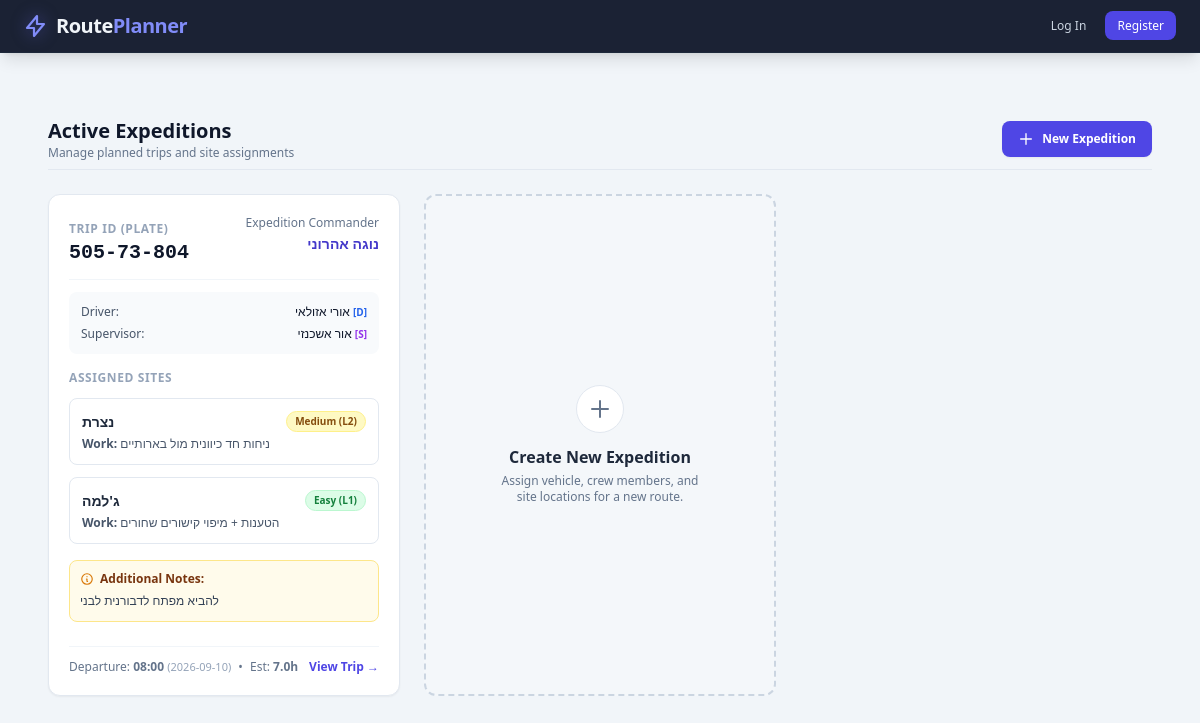
Page /trips/ on the earlier database version.
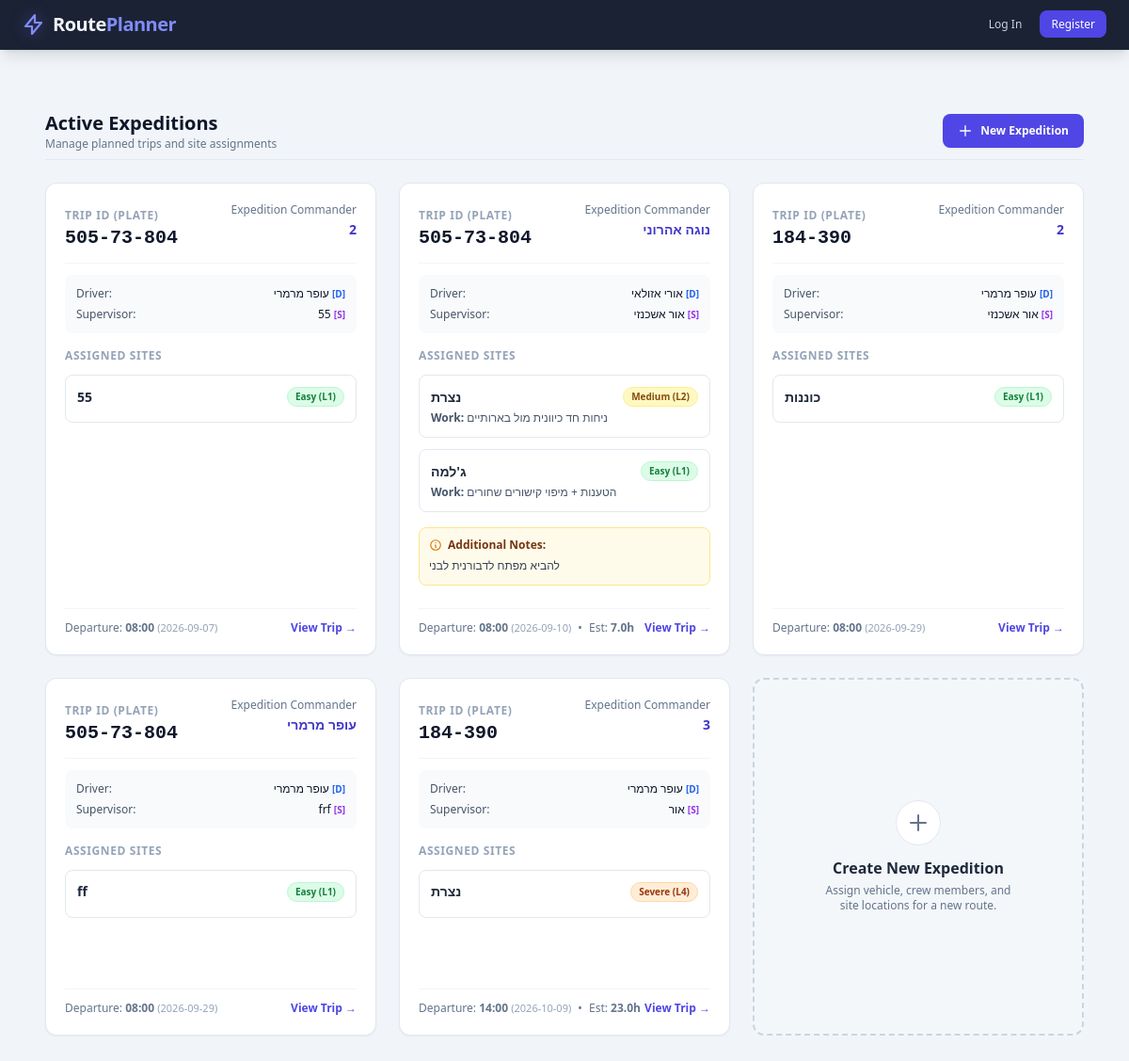
Same page on the later database version.
### app/models.py (models this page shows, shortened)
class Trip(db.Model):
    __tablename__ = 'trips'
    is_draft = db.Column(db.Boolean, default=False, nullable=False)
    user_id = db.Column(db.String(50), db.ForeignKey('users.id'), nullable=False)
    id = db.Column(db.Integer, primary_key=True, autoincrement=True)
    car_license_plate = db.Column(db.String(20), db.ForeignKey('cars.license_plate'), nullable=False)
    commander = db.Column(db.String(100), nullable=False)
    driver = db.Column(db.String(100), nullable=False)
    supervisor = db.Column(db.String(100), nullable=False)
    passengers = db.Column(db.Text, nullable=True)
    departure_date = db.Column(db.Date, nullable=False, default=date.today)
    departure_time = db.Column(db.String(10), nullable=False)
    est_duration = db.Column(db.Float, nullable=True)
    notes = db.Column(db.Text, nullable=True)
    created_at = db.Column(db.DateTime, default=datetime.utcnow, nullable=False)
    car = db.relationship('Car', backref=db.backref('trips', lazy=True))
    assigned_sites = db.relationship('TripSite', backref='trip', cascade="all, delete-orphan")

class TripSite(db.Model):
    __tablename__ = 'trip_sites'
    id = db.Column(db.Integer, primary_key=True, autoincrement=True)
    trip_id = db.Column(db.Integer, db.ForeignKey('trips.id'), nullable=False)
    site_name = db.Column(db.String(150), nullable=False)
    difficulty = db.Column(db.String(50), nullable=True)
    work_description = db.Column(db.Text, nullable=True)

### app/routes/trips.py (the view)
@trips_bp.route('/', methods=['GET'])
def list_trips():
    if current_user.is_authenticated:
        rides = Trip.query.filter(
            or_(
                Trip.is_draft == False,
                and_(Trip.is_draft == True, Trip.user_id == current_user.id)
            )
        ).order_by(Trip.departure_date.asc(), Trip.departure_time.asc()).all()
    else:
        rides = Trip.query.filter(Trip.is_draft == False).order_by(
            Trip.departure_date.asc(), Trip.departure_time.asc()
        ).all()
    return render_template('trips.html', rides=rides)

### app/templates/trips.HTML (shortened to what this page needs)
{% extends 'base.html' %}
{% block content %}
<div id="expedition-app" class="max-w-7xl mx-auto p-4 sm:p-6">
    <div id="page-list" class="space-y-6">
        <div class="flex justify-between items-center pb-2 border-b border-slate-200">
            <div>
                <h2 class="text-xl font-bold text-slate-900" data-en="Active Rides" data-he="נסיעות פעילות">Active Expeditions</h2>
                <p class="text-xs text-slate-500" data-en="Manage planned trips and site assignments" data-he="ניהול נסיעות ומשימות אבטחה/אתרים">Manage planned trips and site assignments</p>
            </div>
            <a href="{{ url_for('trips.new_ride') }}" class="inline-flex items-center gap-2 bg-indigo-600 hover:bg-indigo-700 active:bg-indigo-800 text-white text-xs font-semibold px-4 py-2.5 rounded-lg shadow-sm transition cursor-pointer">
                <svg class="w-4 h-4" fill="none" stroke="currentColor" viewBox="0 0 24 24" xmlns="http://www.w3.org/2000/svg">
                    <path stroke-linecap="round" stroke-linejoin="round" stroke-width="2" d="M12 4v16m8-8H4"></path>
                </svg>
                <span data-en="New Ride" data-he="נסיעה חדשה">New Expedition</span>
            </a>
        </div>
        <div class="grid grid-cols-1 md:grid-cols-2 lg:grid-cols-3 gap-6">
           {% for ride in rides %}
<div class="bg-white rounded-xl shadow-sm border border-slate-200 p-5 hover:shadow-md transition flex flex-col justify-between">
    <div>
        <div class="flex justify-between items-start mb-3 pb-3 border-b border-slate-100">
            <div>
                <span class="text-xs font-semibold uppercase tracking-wider text-slate-400" data-en="Trip ID (Plate)" data-he="זיהוי נסיעה">Trip ID (Plate)</span>
                <h3 class="font-bold text-xl text-slate-900 font-mono">{{ ride.car_license_plate }}</h3>
            </div>
            <div class="text-right">
                <span class="text-xs text-slate-500 block" data-en="Expedition Commander" data-he="מפקד משלח">Expedition Commander</span>
                <span class="font-semibold text-sm text-indigo-700">{{ ride.commander or 'N/A' }}</span>
            </div>
        </div>
        <div class="space-y-1.5 text-xs text-slate-600 mb-4 bg-slate-50 p-3 rounded-lg">
            <div class="flex items-center justify-between">
                <span data-en="Driver:" data-he="נהג:">Driver:</span>
                <span class="font-medium text-slate-900">{{ ride.driver or 'N/A' }} <span class="text-[10px] text-blue-600 font-bold">[D]</span></span>
            </div>
            <div class="flex items-center justify-between">
                <span data-en="Supervisor:" data-he="מפקד משימה:">Supervisor:</span>
                <span class="font-medium text-slate-900">{{ ride.supervisor or 'N/A' }} <span class="text-[10px] text-purple-600 font-bold">[S]</span></span>
            </div>
        </div>
<div class="space-y-3 mb-4">
    <p class="text-xs font-bold text-slate-400 uppercase tracking-wider" data-en="Assigned Sites" data-he="אתרים מתוכננים">Assigned Sites</p>
    {% if ride.assigned_sites %}
        {% for site in ride.assigned_sites %}
        {% set level = site.difficulty | lower if site.difficulty else '' %}
        {% if 'l4' in level or 'hard' in level %}
            {% set badge_cls = 'bg-orange-100 text-orange-800 border-orange-200' %}
        {% elif 'l3' in level or 'high' in level %}
            {% set badge_cls = 'bg-amber-100 text-amber-800 border-amber-200' %}
        {% elif 'l2' in level or 'medium' in level %}
            {% set badge_cls = 'bg-yellow-100 text-yellow-800 border-yellow-200' %}
        {% elif 'l1' in level or 'easy' in level %}
            {% set badge_cls = 'bg-green-100 text-green-700 border-green-200' %}
        {% else %}
            {% set badge_cls = 'bg-slate-100 text-slate-700 border-slate-200' %}
        {% endif %}
        <div class="border border-slate-200 rounded-lg p-3 bg-white">
            <div class="flex justify-between items-center mb-1">
                <h4 class="font-bold text-sm text-slate-800">{{ site.site_name }}</h4>
                <span class="{{ badge_cls }} border text-[10px] px-2 py-0.5 rounded-full font-semibold">
                    {{ site.difficulty or 'Standard' }}
                </span>
            </div>
            {% if site.work_description %}
            <p class="text-xs text-slate-600">
                <strong data-en="Work:" data-he="מהות העבודה:">Work:</strong> {{ site.work_description }}
            </p>
            {% endif %}
        </div>
        {% endfor %}
    {% else %}
        <p class="text-xs text-slate-400 italic" data-en="No specific sites assigned." data-he="לא הוגדרו אתרים ספציפיים.">No specific sites assigned.</p>
    {% endif %}
</div>
        {% if ride.notes %}
        <div class="bg-amber-50 border border-amber-200 rounded-lg p-2.5 mb-4 text-xs text-amber-900">
            <div class="flex items-center gap-1.5 font-bold mb-1">
                <svg class="w-3.5 h-3.5 text-amber-600" fill="none" stroke="currentColor" viewBox="0 0 24 24" xmlns="http://www.w3.org/2000/svg">
                    <path stroke-linecap="round" stroke-linejoin="round" stroke-width="2" d="M13 16h-1v-4h-1m1-4h.01M21 12a9 9 0 11-18 0 9 9 0 0118 0z"></path>
                </svg>
                <span data-en="Additional Notes:" data-he="הערות נוספות:">Additional Notes:</span>
            </div>
            <p class="text-slate-700 leading-relaxed">{{ ride.notes }}</p>
        </div>
        {% endif %}
    </div>
    <div class="border-t border-slate-100 pt-3 flex justify-between items-center text-xs mt-2">
        <div class="text-slate-500">
            <span data-en="Departure: " data-he="יציאה: ">Departure: </span><strong>{{ ride.departure_time or 'N/A' }}</strong>
            {% if ride.departure_date %}
                <span class="text-[11px] text-slate-400">({{ ride.departure_date }})</span>
            {% endif %}
            {% if ride.est_duration %}
            <span class="mx-1">•</span>
            <span data-en="Est: " data-he="משוער: ">Est: </span><strong>{{ ride.est_duration }}h</strong>
            {% endif %}
        </div>
        <a href="{{ url_for('trips.view_trip', trip_id=ride.id) }}" class="text-indigo-600 hover:text-indigo-800 font-semibold" data-en="View Trip &rarr;" data-he="הצג נסיעה &rarr;">View Trip &rarr;</a>
    </div>
</div>
{% endfor %}
            <a href="{{ url_for('trips.new_ride') }}" class="group border-2 border-dashed border-slate-300 hover:border-indigo-500 bg-slate-50/50 hover:bg-indigo-50/30 rounded-xl p-8 transition-all flex flex-col items-center justify-center min-h-[380px] text-center focus:outline-none focus:ring-2 focus:ring-indigo-500 cursor-pointer">
                <div class="w-12 h-12 rounded-full bg-white shadow-xs border border-slate-200 group-hover:border-indigo-300 group-hover:bg-indigo-600 flex items-center justify-center transition-all mb-3">
                    <svg class="w-6 h-6 text-slate-500 group-hover:text-white transition-colors" fill="none" stroke="currentColor" viewBox="0 0 24 24" xmlns="http://www.w3.org/2000/svg">
                        <path stroke-linecap="round" stroke-linejoin="round" stroke-width="2" d="M12 4v16m8-8H4"></path>
                    </svg>
                </div>
                <h3 class="font-bold text-slate-800 group-hover:text-indigo-600 transition-colors text-base" data-en="Create New Expedition" data-he="צור נסיעה חדשה">
                    Create New Expedition
                </h3>
                <p class="text-xs text-slate-500 max-w-[200px] mt-1" data-en="Assign vehicle, crew members, and site locations for a new route." data-he="שבץ רכב, אנשי צוות ואתרים מתוכננים לנסיעה חדשה.">
                    Assign vehicle, crew members, and site locations for a new route.
                </p>
            </a>
        </div>
    </div>
</div>
{% endblock %}

Differences in the rows shown:
added Trip: car_license_plate "505-73-804", commander "2", driver "עופר מרמרי", supervisor "55", departure_time "08:00", departure_date "2026-09-07"
added TripSite: site_name "55", difficulty "Easy (L1)", shown under "505-73-804"
added Trip: car_license_plate "184-390", commander "2", driver "עופר מרמרי", supervisor "אור אשכנזי", departure_time "08:00", departure_date "2026-09-29"
added TripSite: site_name "כוננות", difficulty "Easy (L1)", shown under "184-390"
added Trip: car_license_plate "505-73-804", commander "עופר מרמרי", driver "עופר מרמרי", supervisor "frf", departure_time "08:00", departure_date "2026-09-29"
added TripSite: site_name "ff", difficulty "Easy (L1)", shown under "505-73-804"
added Trip: car_license_plate "184-390", commander "3", driver "עופר מרמרי", supervisor "אור", departure_time "14:00", departure_date "2026-10-09", est_duration "23.0"
added TripSite: site_name "נצרת", difficulty "Severe (L4)", shown under "184-390"
